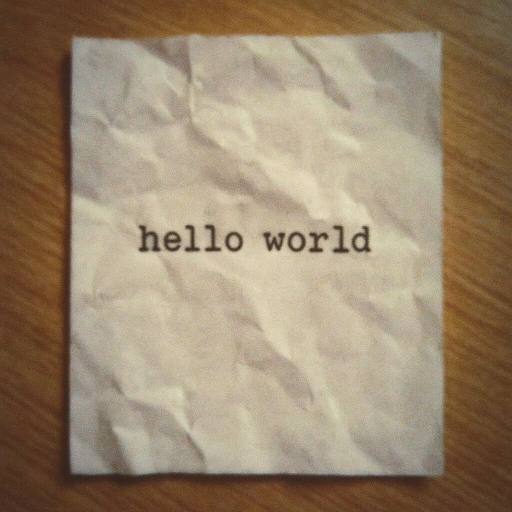
#> input picture examples/sample.jpeg, 1024 x 1024 px (shown at 1/2 size)
$ python -i opencv_transforms.py   (imports and definitions only)
#> lines starting #> are read from the running program, lines starting #| are printed output that depends on the picture; after the words box and inside, x2 and y2 are one past the last pixel; in counts of white or black regions, pixels touching at a corner belong together
#> further down, picture is the input picture: shape (1024, 1024, 3); mean B, G, R 109.9, 134.6, 153.8
#!/usr/bin/env python
# -*- coding: utf-8 -*-
"""Image transformation functions using OpenCV."""

import cv2
import numpy as np
import logging

logger = logging.getLogger(__name__)

def apply_gaussian_blur(image: np.ndarray, kernel_size: int = 5) -> np.ndarray:
    """Applies Gaussian Blur to an image.

    Args:
        image: Input image as a NumPy array.
        kernel_size: Size of the Gaussian kernel (must be positive and odd).

    Returns:
        Blurred image as a NumPy array.
    """
#> called with kernel_size = 3
    if kernel_size <= 0 or kernel_size % 2 == 0:
        logger.warning(f"Gaussian kernel size must be positive and odd, got {kernel_size}. Using default 5.")
        kernel_size = 5
    try:
        blurred_image = cv2.GaussianBlur(image, (kernel_size, kernel_size), 0)
        logger.debug(f"Applied Gaussian blur with kernel size {kernel_size}.")
        return blurred_image
    except Exception as e:
        logger.error(f"Error applying Gaussian blur: {e}")
        return image # Return original image on error

# [85 lines left out: functions adjust_brightness, rotate_image, add_noise, not called in this run]

def crop_border(image: np.ndarray, crop_fraction: float = 0.05) -> np.ndarray:
    """Crops a fraction of the border from all sides of the image.

    Args:
        image: Input image as a NumPy array.
        crop_fraction: Fraction (0.0 to 0.5) of width/height to crop from each side.
                       For example, 0.05 means crop 5% from top, bottom, left, right.

    Returns:
        Cropped image as a NumPy array.
    """
    if not 0.0 <= crop_fraction < 0.5:
        logger.warning(f"Crop fraction must be between 0.0 and 0.5, got {crop_fraction}. Using 0.05.")
        crop_fraction = 0.05

    try:
        h, w = image.shape[:2]
        crop_h = int(h * crop_fraction)
        crop_w = int(w * crop_fraction)

        if h <= 2 * crop_h or w <= 2 * crop_w:
            logger.warning("Crop fraction too large for image dimensions, skipping crop.")
            return image

        cropped_image = image[crop_h:h - crop_h, crop_w:w - crop_w]
        logger.debug(f"Cropped {crop_fraction*100:.1f}% border from image.")
        return cropped_image
    except Exception as e:
        logger.error(f"Error cropping border: {e}")
        return image # Return original image on error

# [84 lines left out: functions apply_skew, reduce_resolution, not called in this run]

def deskew_image(image: np.ndarray) -> np.ndarray:
    """Automatically deskews an image by detecting the dominant text orientation.

    Args:
        image: Input image as a NumPy array.

    Returns:
        Deskewed image as a NumPy array, or original image if deskewing fails or is not needed.
    """
    logger.debug("Attempting to deskew image.")
    try:
        if image is None or image.size == 0:
            logger.warning("Input image is empty or None. Skipping deskew.")
            return image

        # Ensure it's a 2D grayscale image for processing
        if len(image.shape) == 3 and image.shape[2] == 3:
            gray = cv2.cvtColor(image, cv2.COLOR_BGR2GRAY)
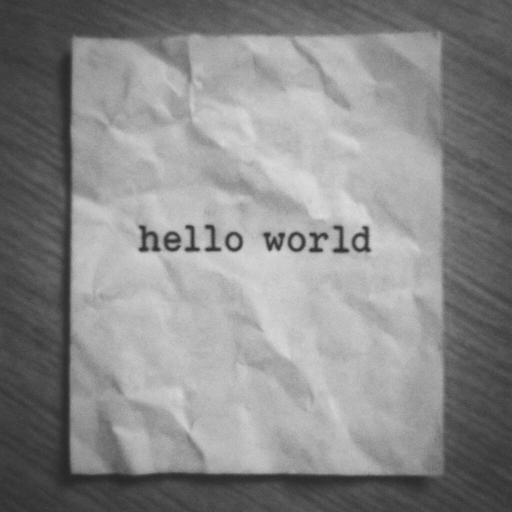
#> gray: shape (1024, 1024) (shown at 1/2 size); min 35, max 222, mean 137.6
        elif len(image.shape) == 3 and image.shape[2] == 4: # BGRA
            gray = cv2.cvtColor(image, cv2.COLOR_BGRA2GRAY)
        elif len(image.shape) == 2:
            gray = image
        else:
            logger.warning("Unsupported image format for deskewing. Requires grayscale or BGR/BGRA. Returning original.")
            return image

        # Binarize the image - Otsu's thresholding is good for bimodal images like text
        # Apply a slight Gaussian blur before thresholding to reduce noise and improve Otsu's method
        blurred_gray = cv2.GaussianBlur(gray, (5, 5), 0)
        _, thresh = cv2.threshold(blurred_gray, 0, 255, cv2.THRESH_BINARY_INV + cv2.THRESH_OTSU)
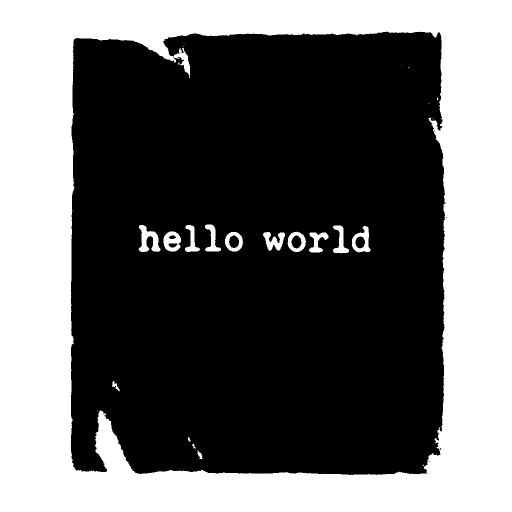
#> thresh: shape (1024, 1024) (shown at 1/2 size); 39.9% white; 26 white regions (11 under 20 px), largest, box (x1, y1, x2, y2) and area: (0, 0, 1024, 1024) 409221, (277, 450, 321, 504) 1238, (704, 452, 741, 505) 963

        # Use the inverted threshold image (text as white pixels) to find contours
        # Dilate to connect text components slightly for better angle detection
        kernel = cv2.getStructuringElement(cv2.MORPH_RECT, (5,5))
        dilated = cv2.dilate(thresh, kernel, iterations=2) # iterations can be tuned
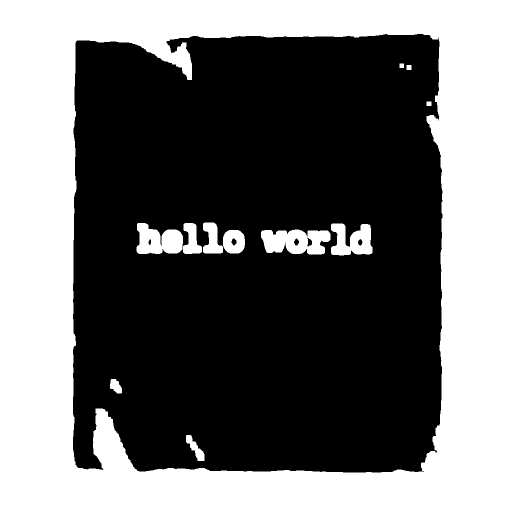
#> dilated: shape (1024, 1024) (shown at 1/2 size); 42.6% white; 12 white regions

        # Find contours
        contours, _ = cv2.findContours(dilated, cv2.RETR_LIST, cv2.CHAIN_APPROX_SIMPLE)
#> contours = 19 contours, 1 with area under 20; largest, box (x1, y1, x2, y2) and area: (0, 0, 1024, 1024) 1046529, (145, 67, 886, 946) 623222, (522, 459, 661, 509) 5319, (273, 446, 366, 508) 4099, (662, 447, 745, 511) 3624

        angles = []
        for cnt in contours:
            # Filter small contours that are likely noise
            if cv2.contourArea(cnt) < 100: # This threshold may need tuning
                continue
            rect = cv2.minAreaRect(cnt)
            angle = rect[-1]
            # cv2.minAreaRect returns angles in [-90, 0).
            # If the box is more vertical, angle is closer to -90.
            # If the box is more horizontal, angle is closer to 0.
            # We want to correct small skews, typically for horizontal text.
            if rect[1][0] < rect[1][1]: # width < height, box is predominantly vertical
                angle = angle + 90
            else: # width >= height, box is predominantly horizontal
                # angle is already in a good range for horizontal text skew, e.g. -5 degrees
                pass

            # We are interested in small skew angles, e.g., -45 to 45 degrees
            # If angle is e.g. -85 (nearly vertical text fragment considered horizontal), that's not what we want.
            if abs(angle) <= 45: # Consider only angles within a reasonable skew range
                 angles.append(angle)
#> this loop made 19 passes
#> (rect, angle) on passes 1, 2, 6, 7, 8, 9, 10, 11, 12, 13, 14, 18: (((390.4, 895.5), (18.77, 61.77), -31.43), 58.57), (((231.5, 772), (28, 23), -90), -90), (((592.5, 484), (12.02, 12.02), -45), -45), (((467.3, 483.3), (11.31, 12.02), -45), 45), (((619, 483.5), (19, 10), -90), -90), (((467.5, 483), (46, 43), -90), -90), (((590.7, 483), (48.34, 138.4), -88.26), 1.74), (((703, 478.5), (63, 82), -90), 0), (((384.5, 476.5), (61, 37), -90), -90), (((319, 476.5), (61, 92), -90), 0), (((425.5, 475.5), (61, 39), -90), -90), (((515, 505.2), (878.5, 739.6), -89.82), -89.82)
#> cnt on passes 3, 15, 16, 17: [[322, 491], [323, 490], [324, 491], [323, 492]], [[853, 203], [853, 211], [862, 211], [862, 203]], [[813, 130], [813, 139], [822, 139], [822, 130]], [[799, 127], [799, 135], [807, 135], [807, 127]]
#> after the loop, angles = [-45, 45, 1.74, 0, 0]

        if not angles:
            logger.info("Deskew: No suitable contours found or angles detected. Returning original image.")
            return image

        median_angle = np.median(angles)
#> median_angle = 0
        logger.debug(f"Deskew: Detected median angle of {median_angle:.2f} degrees.")

        # If the median angle is very close to 0, no significant skew detected.
        if abs(median_angle) < 0.1: # Threshold for non-skew
            logger.info(f"Deskew: Median angle {median_angle:.2f} is too small. No rotation applied.")
            return image

        # Get rotation matrix and rotate the original grayscale image (or color if preferred)
        (h, w) = image.shape[:2]
        center = (w // 2, h // 2)
        M = cv2.getRotationMatrix2D(center, median_angle, 1.0)

        # Calculate new bounding box size to fit the entire rotated image
        cos = np.abs(M[0, 0])
        sin = np.abs(M[0, 1])
        new_w = int((h * sin) + (w * cos))
        new_h = int((h * cos) + (w * sin))

        # Adjust the rotation matrix to account for translation
        M[0, 2] += (new_w / 2) - center[0]
        M[1, 2] += (new_h / 2) - center[1]

        # Perform the rotation on the original image (color or grayscale, whatever was input)
        # Using original `image` here, not `gray` if original was color
        deskewed_image = cv2.warpAffine(image, M, (new_w, new_h), flags=cv2.INTER_CUBIC, borderMode=cv2.BORDER_REPLICATE)
        # BORDER_REPLICATE can be changed to BORDER_CONSTANT with a borderValue if needed

        logger.info(f"Deskew: Successfully rotated image by {median_angle:.2f} degrees.")
        return deskewed_image

    except Exception as e:
        logger.error(f"Error during image deskewing: {e}")
        return image # Return original image on error

def apply_ocr_prep_pipeline(image: np.ndarray, denoise_ksize: int = 3, crop_frac: float = 0.02) -> np.ndarray:
    """Applies a standard OCR preprocessing pipeline.

    Current pipeline: Gaussian Denoise -> Auto Deskew -> Crop Border.

    Args:
        image: Input image as a NumPy array.
        denoise_ksize: Kernel size for Gaussian blur denoising (must be positive & odd).
        crop_frac: Fraction to crop from border (0.0 to 0.5).

    Returns:
        Preprocessed image.
    """
    logger.info(f"Applying OCR Prep Pipeline (Denoise k={denoise_ksize}, Crop f={crop_frac}).")
    processed_image = image
    try:
        # 1. Denoise (using Gaussian Blur)
        if denoise_ksize > 0:
            processed_image = apply_gaussian_blur(processed_image, kernel_size=denoise_ksize)

        # 2. Deskew
        logger.debug("Applying deskewing in OCR prep pipeline.")
        processed_image = deskew_image(processed_image)

        # 3. Crop Border
        if crop_frac > 0:
            processed_image = crop_border(processed_image, crop_fraction=crop_frac)
#> in crop_border, `cropped_image = image[crop_h:h - crop_h, crop_w:w - crop_w]`:
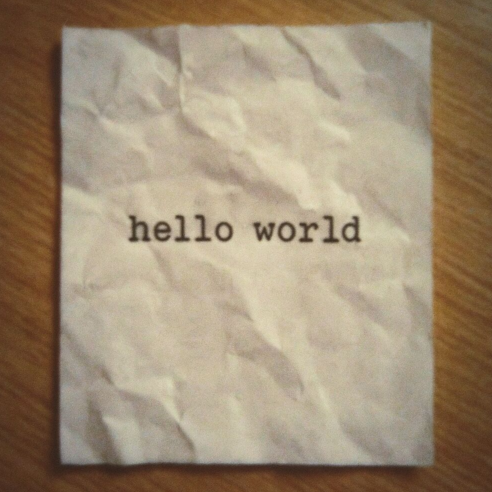
#> cropped_image: shape (984, 984, 3) (shown at 1/2 size); mean B, G, R 115.6, 140.2, 158.4

        logger.info("OCR Prep Pipeline finished.")
        return processed_image
    except Exception as e:
        logger.error(f"Error during OCR prep pipeline: {e}")
        return image # Return original image on pipeline error

>>> import cv2
>>> picture = cv2.imread('../../../examples/sample.jpeg')
>>> result = apply_ocr_prep_pipeline(picture)
